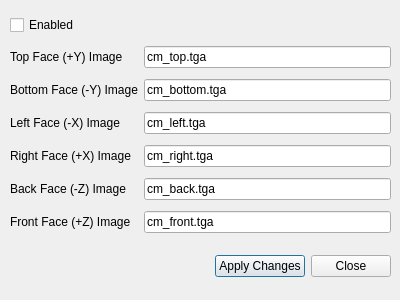
<?xml version="1.0" encoding="UTF-8"?>
<ui version="4.0">
 <class>Dialog</class>
 <widget class="QDialog" name="Dialog">
  <property name="geometry">
   <rect>
    <x>0</x>
    <y>0</y>
    <width>400</width>
    <height>300</height>
   </rect>
  </property>
  <property name="windowTitle">
   <string>Environment Map</string>
  </property>
  <widget class="QWidget" name="layoutWidget">
   <property name="geometry">
    <rect>
     <x>10</x>
     <y>250</y>
     <width>381</width>
     <height>33</height>
    </rect>
   </property>
   <layout class="QHBoxLayout">
    <property name="spacing">
     <number>6</number>
    </property>
    <property name="leftMargin">
     <number>0</number>
    </property>
    <property name="topMargin">
     <number>0</number>
    </property>
    <property name="rightMargin">
     <number>0</number>
    </property>
    <property name="bottomMargin">
     <number>0</number>
    </property>
    <item>
     <spacer>
      <property name="orientation">
       <enum>Qt::Horizontal</enum>
      </property>
      <property name="sizeHint" stdset="0">
       <size>
        <width>131</width>
        <height>31</height>
       </size>
      </property>
     </spacer>
    </item>
    <item>
     <widget class="QPushButton" name="okButton">
      <property name="text">
       <string>Apply Changes</string>
      </property>
     </widget>
    </item>
    <item>
     <widget class="QPushButton" name="cancelButton">
      <property name="text">
       <string>Close</string>
      </property>
     </widget>
    </item>
   </layout>
  </widget>
  <widget class="QWidget" name="gridLayoutWidget">
   <property name="geometry">
    <rect>
     <x>10</x>
     <y>10</y>
     <width>381</width>
     <height>231</height>
    </rect>
   </property>
   <layout class="QGridLayout" name="gridLayout">
    <item row="2" column="0">
     <widget class="QLabel" name="label_2">
      <property name="text">
       <string>Bottom Face (-Y) Image</string>
      </property>
     </widget>
    </item>
    <item row="2" column="1">
     <widget class="QLineEdit" name="lineEdit_2">
      <property name="text">
       <string>cm_bottom.tga</string>
      </property>
     </widget>
    </item>
    <item row="1" column="0">
     <widget class="QLabel" name="label">
      <property name="text">
       <string>Top Face (+Y) Image</string>
      </property>
     </widget>
    </item>
    <item row="0" column="0">
     <widget class="QCheckBox" name="checkBox">
      <property name="text">
       <string>Enabled</string>
      </property>
     </widget>
    </item>
    <item row="3" column="0">
     <widget class="QLabel" name="label_3">
      <property name="text">
       <string>Left Face (-X) Image</string>
      </property>
     </widget>
    </item>
    <item row="6" column="0">
     <widget class="QLabel" name="label_6">
      <property name="text">
       <string>Front Face (+Z) Image</string>
      </property>
     </widget>
    </item>
    <item row="4" column="0">
     <widget class="QLabel" name="label_4">
      <property name="text">
       <string>Right Face (+X) Image</string>
      </property>
     </widget>
    </item>
    <item row="5" column="0">
     <widget class="QLabel" name="label_5">
      <property name="text">
       <string>Back Face (-Z) Image</string>
      </property>
     </widget>
    </item>
    <item row="1" column="1">
     <widget class="QLineEdit" name="lineEdit">
      <property name="text">
       <string>cm_top.tga</string>
      </property>
     </widget>
    </item>
    <item row="5" column="1">
     <widget class="QLineEdit" name="lineEdit_5">
      <property name="text">
       <string>cm_back.tga</string>
      </property>
     </widget>
    </item>
    <item row="6" column="1">
     <widget class="QLineEdit" name="lineEdit_6">
      <property name="text">
       <string>cm_front.tga</string>
      </property>
     </widget>
    </item>
    <item row="3" column="1">
     <widget class="QLineEdit" name="lineEdit_3">
      <property name="text">
       <string>cm_left.tga</string>
      </property>
     </widget>
    </item>
    <item row="4" column="1">
     <widget class="QLineEdit" name="lineEdit_4">
      <property name="text">
       <string>cm_right.tga</string>
      </property>
     </widget>
    </item>
   </layout>
  </widget>
 </widget>
 <resources/>
 <connections>
  <connection>
   <sender>cancelButton</sender>
   <signal>clicked()</signal>
   <receiver>Dialog</receiver>
   <slot>reject()</slot>
   <hints>
    <hint type="sourcelabel">
     <x>389</x>
     <y>258</y>
    </hint>
    <hint type="destinationlabel">
     <x>179</x>
     <y>282</y>
    </hint>
   </hints>
  </connection>
 </connections>
</ui>
